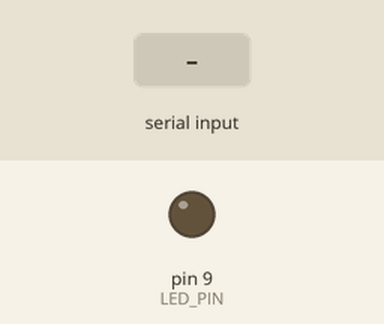
Recording of a sketch running on a simulated Arduino Uno, built with avr-gcc and run on an emulated ATmega328P. Parts: output pins drawn as LEDs (lit = HIGH). The inputs (shaded band) are chosen by the test bench.

Above: at 1.2 s.
1.3 s: "90,45\n" received over Serial
At 2.1 s:
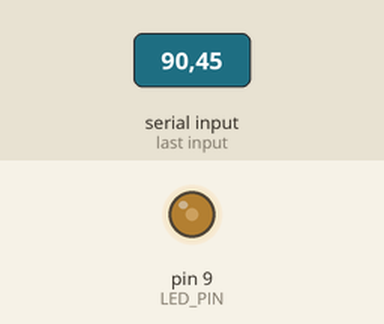
2.8 s: "30,150\n" received over Serial
At 3.2 s:
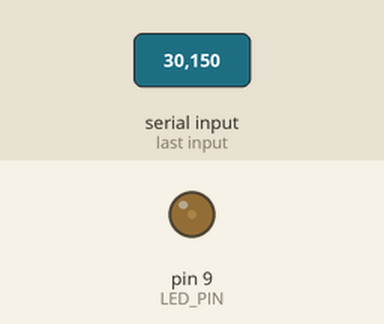
4.3 s: "200\n" received over Serial
At 5.5 s:
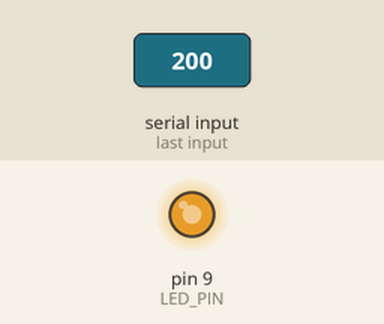
5.8 s: "90\n" received over Serial
At 6.7 s:
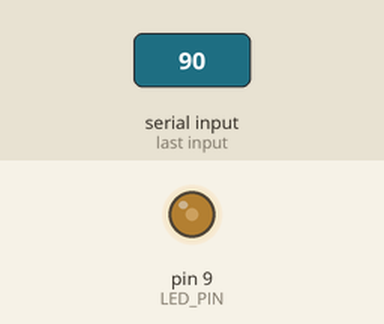
Timing chart, 0 to 8.3 s (numbered marks = the images above; inputs shaded):
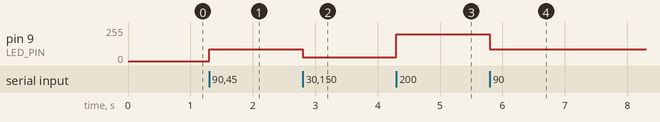

Measured:
- after the input at 1.3 s, pin 9 (LED_PIN): 0/255 → 90/255 at once
- after the input at 2.8 s, pin 9 (LED_PIN): 90/255 → 30/255 at once
- after the input at 4.3 s, pin 9 (LED_PIN): 30/255 → 200/255 at once
- after the input at 5.8 s, pin 9 (LED_PIN): 200/255 → 90/255 at once

The sketch:

glow-treasure-hunt.ino
```cpp
const int LED_PIN = 9; // PWM pin for external LED (recommended: D9)
const unsigned long BAUD = 115200;

String lineBuffer = "";

void setup() {
  Serial.begin(BAUD);
  pinMode(LED_PIN, OUTPUT);
  analogWrite(LED_PIN, 0);
}

static int clampByte(int v) {
  if (v < 0) return 0;
  if (v > 255) return 255;
  return v;
}

void loop() {
  while (Serial.available() > 0) {
    char c = (char)Serial.read();

    if (c == '\n') {
      lineBuffer.trim();
      if (lineBuffer.length() > 0) {
        int brightness = clampByte(lineBuffer.toInt());
        analogWrite(LED_PIN, brightness);
      }
      lineBuffer = "";
    } else if (c != '\r') {
      lineBuffer += c;
      if (lineBuffer.length() > 16) {
        lineBuffer = "";
      }
    }
  }
}
```
